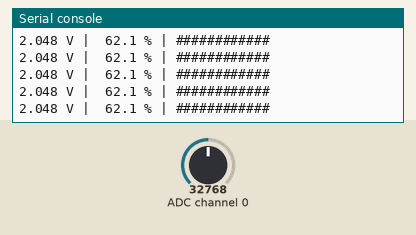
This program was run on a simulated CircuitPython board. Shown: the last lines printed to the serial console. The inputs (shaded band) are chosen by the test bench; at power-on: ADC channel 0 = 32768 (analog values on the 0–65535 scale).

Above: at 1.2 s.
1.3 s: ADC channel 0 set to 45874
At 1.31 s:
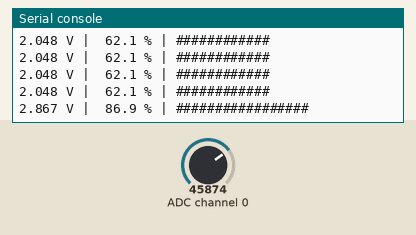
2.8 s: ADC channel 0 set to 57670
At 2.83 s:
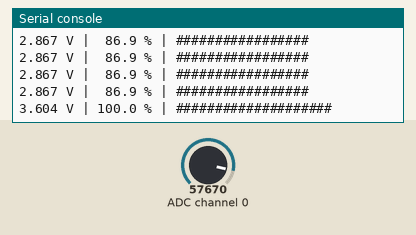
4.3 s: ADC channel 0 set to 19660
At 4.35 s:
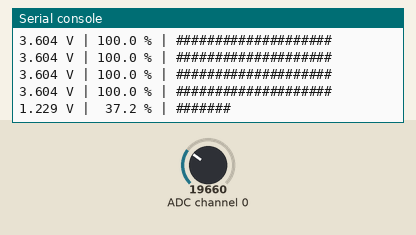
5.8 s: ADC channel 0 set to 7864
At 5.87 s:
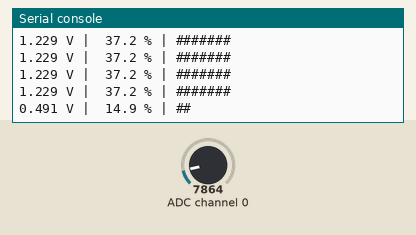
7.3 s: ADC channel 0 set to 0
At 7.49 s:
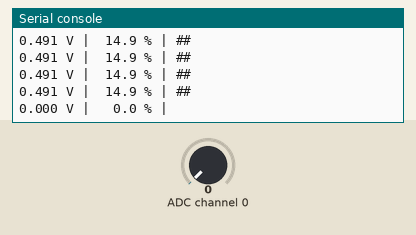

Measured:
- after the input at 1.3 s, the serial console: prints a new line at once (image 1)
- after the input at 2.8 s, the serial console: prints a new line at once (image 2)
- after the input at 4.3 s, the serial console: prints a new line after 0.05 s (image 3)
- after the input at 5.8 s, the serial console: prints a new line after 0.07 s (image 4)
- after the input at 7.3 s, the serial console: prints a new line after 0.08 s (image 5)

The program:

example.py
```python
# Python example for Raspberry Pi using an ADS1115 I²C ADC to read the pot on A0, calculate voltage/percent, and print a simple text bar graph.
#
# Buy this module: https://shillehtek.com/products/slide-potentiometer-module-10k-arduino-esp32
# Full manual: https://shillehtek.com/blogs/shillehtek-product-manuals/slide-potentiometer-module-10k-arduino-esp32-manual
# More examples: https://github.com/shillehbean/shillehtek-examples
#

#!/usr/bin/env python3
# 10K Slide Potentiometer - Raspberry Pi + ADS1115 Example
# OTA->ADS1115 A0, SDA/SCL->GPIO 2/3, VCC->3.3V
# Install: pip3 install adafruit-circuitpython-ads1x15

import time
import board
import busio
import adafruit_ads1x15.ads1115 as ADS
from adafruit_ads1x15.analog_in import AnalogIn

i2c = busio.I2C(board.SCL, board.SDA)
ads = ADS.ADS1115(i2c)
ads.gain = 1                       # +/-4.096V range
chan = AnalogIn(ads, ADS.P0)

print("Slide the fader!")
try:
    while True:
        volts = chan.voltage
        percent = max(0, min(100, volts / 3.3 * 100))
        bar = "#" * int(percent / 5)
        print("{:5.3f} V | {:5.1f} % | {}".format(volts, percent, bar))
        time.sleep(0.1)
except KeyboardInterrupt:
    print("Stopped by user")
```
